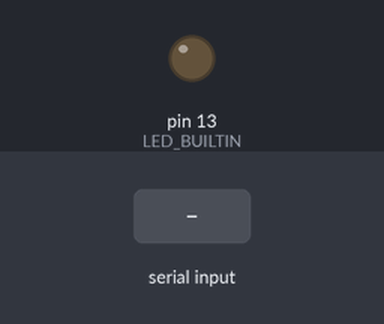
Bench run of a sketch on a simulated Arduino Uno, built with avr-gcc and run on an emulated ATmega328P. Shown: output pins drawn as LEDs (lit = HIGH). Inputs (shaded band) come from the test bench. What the sketch prints to the serial monitor is not drawn.

Above: at 1.2 s.
1.3 s: "1" received over Serial
At 1.9 s:
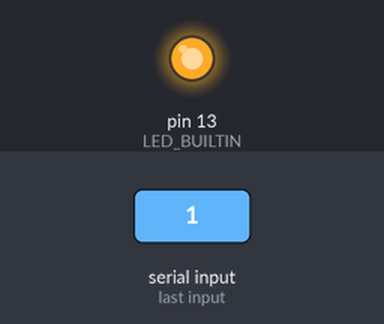
Timing chart, 0 to 4.3 s (numbered marks = the images above; inputs shaded):
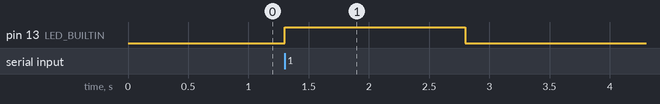

Measured:
- after the input at 1.3 s, pin 13 (LED_BUILTIN): LOW → HIGH at once, → LOW 1.5 s later

The sketch:

arduino_net.ino
```cpp
void setup() {
  Serial.begin(115200);
  pinMode(LED_BUILTIN, OUTPUT);
  digitalWrite(LED_BUILTIN, LOW);
}

uint8_t i = 0;
unsigned long time = 0;
unsigned long led_time = 0;

void loop() {
  unsigned long t = millis();
  if (t - time > 1000) {
    time = t;
    Serial.write(i++);
    Serial.flush();
  }

  if (t - led_time > 1500)
    digitalWrite(LED_BUILTIN, LOW);

  bool data = false;
  while (Serial.available() > 0) {
    data = true;
    Serial.read();
  }

  if (data) {
    digitalWrite(LED_BUILTIN, HIGH);
    led_time = millis();
  }
}
```
